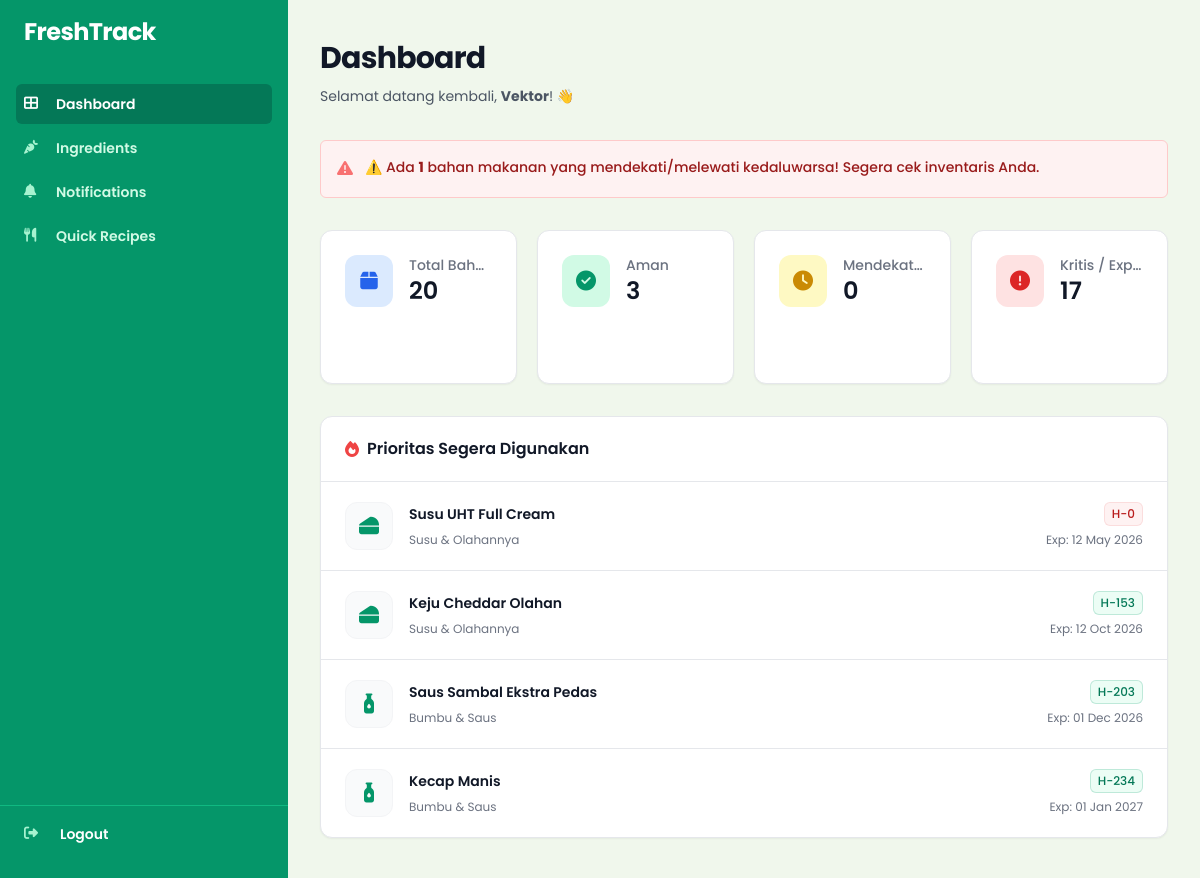
Page /pages/dashboard.php (signed in) on the committed database.
### tables this page shows
CREATE TABLE `inventories` (
  `id` varchar(36) NOT NULL,
  `user_id` varchar(36) NOT NULL,
  `category_id` varchar(36) NOT NULL,
  `nama_bahan` varchar(100) NOT NULL,
  `tanggal_kadaluarsa` date NOT NULL,
  `created_at` timestamp NOT NULL DEFAULT current_timestamp(),
  `updated_at` timestamp NOT NULL DEFAULT current_timestamp() ON UPDATE current_timestamp()
);

CREATE TABLE `categories` (
  `id` varchar(36) NOT NULL,
  `nama_categories` varchar(50) NOT NULL,
  `icon` varchar(50) NOT NULL
);

### pages/dashboard.php (the view, shortened to what this page needs)
<?php
include __DIR__ . '/../config/connection.php';
$user_id = $_SESSION['user_id'];
$username = $_SESSION['username'];
$stmt = $connection->prepare("SELECT reminder_day FROM users WHERE id = ?");
$stmt->bind_param("s", $user_id);
$stmt->execute();
$user_data = $stmt->get_result()->fetch_assoc();
$reminder_day = $user_data['reminder_day'] ?? 3;
$query = "SELECT i.*, c.nama_categories, c.icon,
          DATEDIFF(i.tanggal_kadaluarsa, CURDATE()) AS days_left
          FROM inventories i
          JOIN categories c ON i.category_id = c.id
          WHERE i.user_id = ?
          ORDER BY i.tanggal_kadaluarsa ASC";
$stmt = $connection->prepare($query);
$stmt->bind_param("s", $user_id);
$stmt->execute();
$inventories = $stmt->get_result()->fetch_all(MYSQLI_ASSOC);
$total = count($inventories);
$safe = 0; $warning_count = 0; $critical = 0;
$alerts = [];
foreach ($inventories as $item) {
    $d = $item['days_left'];
    if ($d < 0) { $critical++; }
    elseif ($d <= $reminder_day) {
        $critical++;
        $alerts[] = $item;
    } elseif ($d <= $reminder_day + 3) {
        $warning_count++;
    } else {
        $safe++;
    }
}
$priority = array_filter($inventories, fn($i) => $i['days_left'] >= 0);
$priority = array_slice($priority, 0, 7);
?>
<?php $page_title = 'Dashboard'; require_once __DIR__ . '/../includes/header.php'; ?>
<div>
    <?php require_once __DIR__ . '/../includes/sidebar.php'; ?>
    <main class="py-10 lg:pl-72">
      <div class="px-4 sm:px-6 lg:px-8 max-w-7xl mx-auto">
        <div class="mb-8">
            <h1 class="text-3xl font-bold tracking-tight text-gray-900">Dashboard</h1>
            <p class="mt-2 text-sm/6 text-gray-600">Selamat datang kembali, <strong><?= htmlspecialchars($username) ?></strong>! 👋</p>
        </div>
        <?php if (!empty($alerts)): ?>
        <div class="mb-8 rounded-md p-4 <?= $alerts[0]['days_left'] <= 1 ? 'bg-red-50 border border-red-200' : 'bg-yellow-50 border border-yellow-200' ?>">
          <div class="flex">
            <div class="shrink-0">
              <i class="fas fa-exclamation-triangle <?= $alerts[0]['days_left'] <= 1 ? 'text-red-400' : 'text-yellow-400' ?>"></i>
            </div>
            <div class="ml-3">
              <p class="text-sm font-medium <?= $alerts[0]['days_left'] <= 1 ? 'text-red-800' : 'text-yellow-800' ?>">
                ⚠️ Ada <strong><?= count($alerts) ?></strong> bahan makanan yang mendekati/melewati kedaluwarsa! Segera cek inventaris Anda.
              </p>
            </div>
          </div>
        </div>
        <?php endif; ?>
        <dl class="mt-5 grid grid-cols-1 gap-5 sm:grid-cols-2 lg:grid-cols-4 mb-8">
          <div class="relative overflow-hidden rounded-xl bg-white px-4 pb-12 pt-5 shadow-sm border border-gray-200 sm:px-6 sm:pt-6 animate-slide-up delay-100">
            <dt>
              <div class="absolute rounded-xl bg-blue-100 p-3">
                <i class="fas fa-box text-blue-600 size-6 text-center text-xl"></i>
              </div>
              <p class="ml-16 truncate text-sm font-medium text-gray-500">Total Bahan</p>
            </dt>
            <dd class="ml-16 flex items-baseline pb-6 sm:pb-7">
              <p class="text-2xl font-semibold text-gray-900"><?= $total ?></p>
            </dd>
          </div>
          <div class="relative overflow-hidden rounded-xl bg-white px-4 pb-12 pt-5 shadow-sm border border-gray-200 sm:px-6 sm:pt-6 animate-slide-up delay-200">
            <dt>
              <div class="absolute rounded-xl bg-emerald-100 p-3">
                <i class="fas fa-check-circle text-emerald-600 size-6 text-center text-xl"></i>
              </div>
              <p class="ml-16 truncate text-sm font-medium text-gray-500">Aman</p>
            </dt>
            <dd class="ml-16 flex items-baseline pb-6 sm:pb-7">
              <p class="text-2xl font-semibold text-gray-900"><?= $safe ?></p>
            </dd>
          </div>
          <div class="relative overflow-hidden rounded-xl bg-white px-4 pb-12 pt-5 shadow-sm border border-gray-200 sm:px-6 sm:pt-6 animate-slide-up delay-300">
            <dt>
              <div class="absolute rounded-xl bg-yellow-100 p-3">
                <i class="fas fa-clock text-yellow-600 size-6 text-center text-xl"></i>
              </div>
              <p class="ml-16 truncate text-sm font-medium text-gray-500">Mendekati Batas</p>
            </dt>
            <dd class="ml-16 flex items-baseline pb-6 sm:pb-7">
              <p class="text-2xl font-semibold text-gray-900"><?= $warning_count ?></p>
            </dd>
          </div>
          <div class="relative overflow-hidden rounded-xl bg-white px-4 pb-12 pt-5 shadow-sm border border-gray-200 sm:px-6 sm:pt-6 animate-slide-up delay-100">
            <dt>
              <div class="absolute rounded-xl bg-red-100 p-3">
                <i class="fas fa-exclamation-circle text-red-600 size-6 text-center text-xl"></i>
              </div>
              <p class="ml-16 truncate text-sm font-medium text-gray-500">Kritis / Expired</p>
            </dt>
            <dd class="ml-16 flex items-baseline pb-6 sm:pb-7">
              <p class="text-2xl font-semibold text-gray-900"><?= $critical ?></p>
            </dd>
          </div>
        </dl>
        <div class="bg-white shadow-sm border border-gray-200 sm:rounded-xl">
          <div class="border-b border-gray-200 px-4 py-5 sm:px-6 flex items-center gap-2">
            <i class="fas fa-fire text-red-500"></i>
            <h3 class="text-base font-semibold text-gray-900">Prioritas Segera Digunakan</h3>
          </div>
          <?php if (empty($priority)): ?>
          <div class="text-center py-12">
            <i class="fas fa-leaf text-gray-300 text-4xl mb-3"></i>
            <h3 class="text-sm font-semibold text-gray-900">Belum ada bahan makanan</h3>
            <p class="mt-1 text-sm text-gray-500">Tambahkan bahan makanan pertama Anda di halaman Inventaris.</p>
          </div>
          <?php else: ?>
          <ul role="list" class="divide-y divide-gray-200">
            <?php foreach ($priority as $item):
                $d = $item['days_left'];
                if ($d < 0) {
                    $badge_class = 'bg-red-50 text-red-700 ring-red-600/10';
                    $label = 'Expired';
                } elseif ($d <= $reminder_day) {
                    $badge_class = 'bg-red-50 text-red-700 ring-red-600/10';
                    $label = "H-$d";
                } elseif ($d <= $reminder_day + 3) {
                    $badge_class = 'bg-yellow-50 text-yellow-800 ring-yellow-600/20';
                    $label = "H-$d";
                } else {
                    $badge_class = 'bg-emerald-50 text-emerald-700 ring-emerald-600/20';
                    $label = "H-$d";
                }
            ?>
            <li class="flex items-center justify-between gap-x-6 py-5 px-4 sm:px-6 hover:bg-gray-50 transition-colors">
              <div class="flex min-w-0 gap-x-4 items-center">
                <div class="size-12 flex-none rounded-xl bg-gray-50 flex items-center justify-center border border-gray-100">
                    <i class="fas <?= htmlspecialchars($item['icon']) ?> text-emerald-600 text-xl"></i>
                </div>
                <div class="min-w-0 flex-auto">
                  <p class="text-sm/6 font-semibold text-gray-900"><?= htmlspecialchars($item['nama_bahan']) ?></p>
                  <p class="mt-1 truncate text-xs/5 text-gray-500"><?= htmlspecialchars($item['nama_categories']) ?></p>
                </div>
              </div>
              <div class="flex flex-col items-end">
                <span class="inline-flex items-center rounded-md px-2 py-1 text-xs font-medium ring-1 ring-inset <?= $badge_class ?> mb-1"><?= $label ?></span>
                <p class="text-xs/5 text-gray-500">Exp: <?= date('d M Y', strtotime($item['tanggal_kadaluarsa'])) ?></p>
              </div>
            </li>
            <?php endforeach; ?>
          </ul>
          <?php endif; ?>
        </div>
      </div>
    </main>
</div>
</body>
</html>

### css/style.css (style rules this page uses)
:root { --bg-body: #f0f7ec; --bg-hero: #cce1c6; --bg-card: #ffffff; --bg-sidebar: #2d5a27; --bg-sidebar-hover: #3a7033; --bg-sidebar-active: #1e3d1a; --primary: #4a7046; --primary-dark: #385a34; --primary-light: #6b9e66; --accent: #8bc34a; --text-heading: #1a2e19; --text-body: #4b5e4b; --text-light: #ffffff; --text-muted: #7a8f7a; --border: #d4e4cf; --border-light: #e8f0e4; --danger: #e74c3c; --danger-light: #fdecea; --warning: #f39c12; --warning-light: #fef9e7; --success: #27ae60; --success-light: #eafaf1; --info: #3498db; --info-light: #ebf5fb; --shadow-sm: 0 1px 3px rgba(0, 0, 0, 0.08); --shadow-md: 0 4px 12px rgba(0, 0, 0, 0.1); --shadow-lg: 0 8px 30px rgba(0, 0, 0, 0.12); --radius-sm: 8px; --radius-md: 12px; --radius-lg: 16px; --radius-xl: 20px; --transition: all 0.3s cubic-bezier(0.4, 0, 0.2, 1); }
*, *::before, *::after { box-sizing: border-box; margin: 0; padding: 0; }
body { font-family: 'Poppins', sans-serif; background-color: var(--bg-body); color: var(--text-body); line-height: 1.6; -webkit-font-smoothing: antialiased; }
.animate-slide-up { opacity: 0; transform: translateY(40px); transition: opacity 0.8s cubic-bezier(0.16, 1, 0.3, 1), transform 0.8s cubic-bezier(0.16, 1, 0.3, 1); }
.animate-slide-up.is-visible { opacity: 1; transform: translateY(0); }
.delay-100 { transition-delay: 100ms; }
.delay-200 { transition-delay: 200ms; }
.delay-300 { transition-delay: 300ms; }

### rows in the picture
inventories: nama_bahan "Susu UHT Full Cream", category.nama_categories "Susu & Olahannya", label "H-0", tanggal_kadaluarsa "12 May 2026"
inventories: nama_bahan "Keju Cheddar Olahan", category.nama_categories "Susu & Olahannya", label "H-153", tanggal_kadaluarsa "12 Oct 2026"
inventories: nama_bahan "Saus Sambal Ekstra Pedas", category.nama_categories "Bumbu & Saus", label "H-203", tanggal_kadaluarsa "01 Dec 2026"
inventories: nama_bahan "Kecap Manis", category.nama_categories "Bumbu & Saus", label "H-234", tanggal_kadaluarsa "01 Jan 2027"

### other values in the picture
$username "Vektor"
count($alerts) "1"
$total "20"
$safe "3"
$warning_count "0"
$critical "17"
